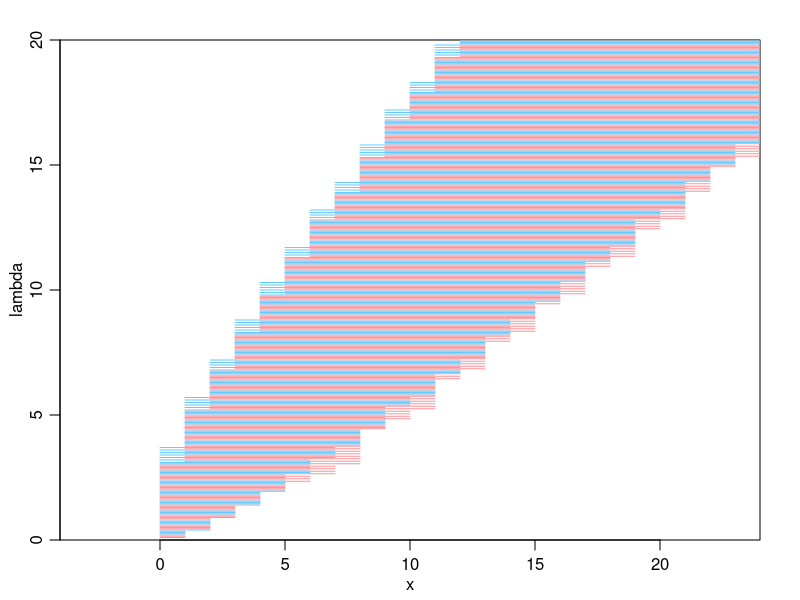

Recreate this plot in R.
quartz(type="png", file="two-fc.png", width=7, height=7, bg="white", family="HiraKakuProN-W3")
par(mgp=c(1.7,0.7,0)) # title and axis margins. default: c(3,1,0)
par(mar=c(3,3,2,2)) # bottom, left, top, right margins. default: c(5,4,4,2)+0.1
plot(NULL, xlim=c(0,20), ylim=c(0,20), xlab="x", ylab="lambda", xaxs="i", yaxs="i", asp=1)
for (lambda in seq(0,20,0.1)) {
    t = sort(dpois(0:100, lambda), decreasing=TRUE)
    s = cumsum(t)
    m = t[sum(s < 0.95) + 1]
    x = range((0:100)[dpois(0:100, lambda) >= m])
    segments(x[1], lambda, x[2], lambda, col="#66ccff")
}
for (lambda in seq(0,20,0.1)) {
    r = dpois(0:100, lambda) / dpois(0:100, 0:100)
    o = order(r, decreasing=TRUE)
    t = sort(dpois(0:100, lambda), decreasing=TRUE)
    s = cumsum(dpois(0:100, lambda)[o])
    m = r[o[sum(s < 0.95) + 1]]
    x = range((0:100)[r >= m])
    segments(x[1], lambda+0.05, x[2], lambda+0.05, col="#ff99a0")
}
dev.off()
